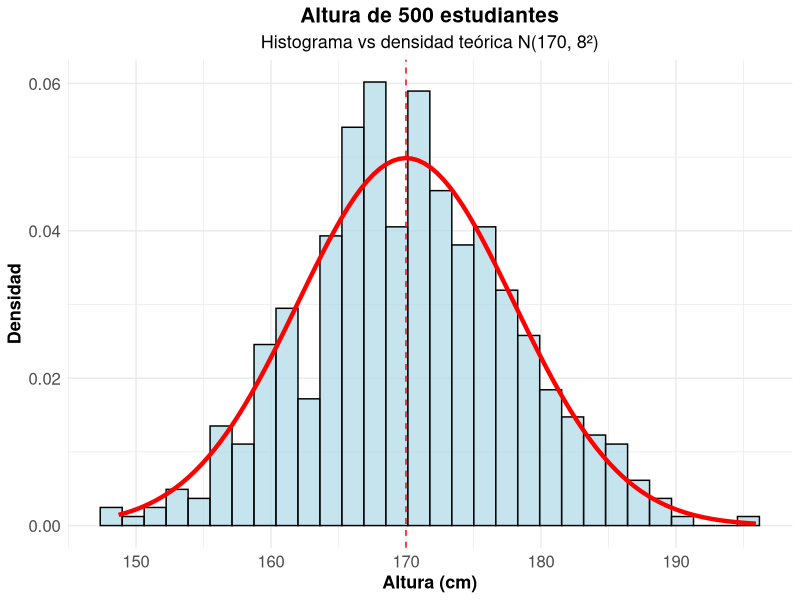
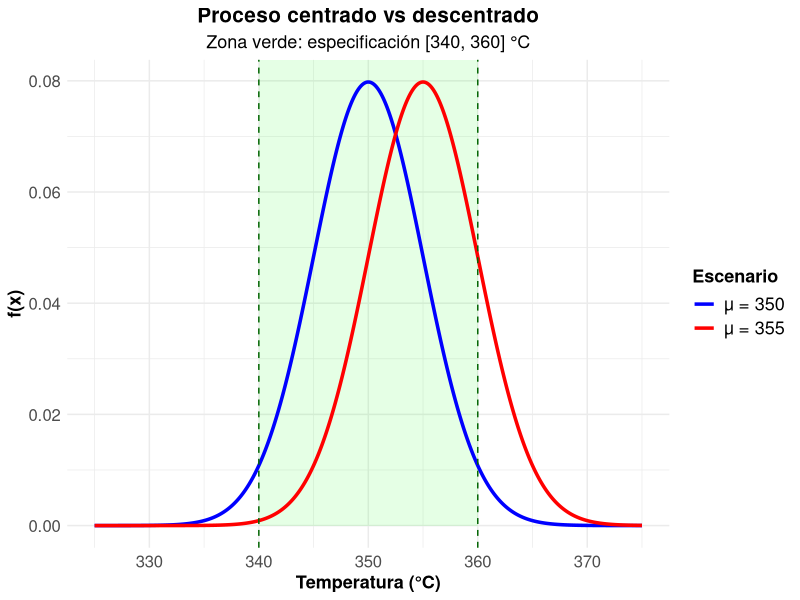
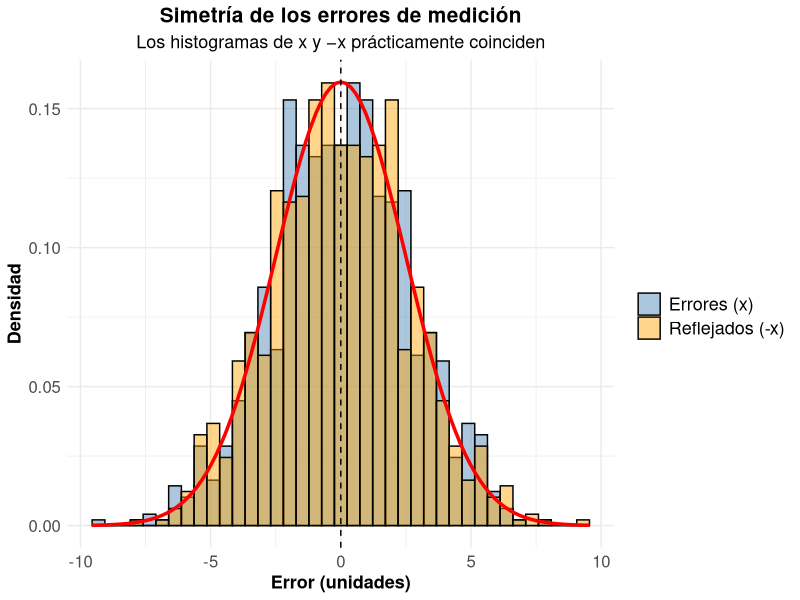
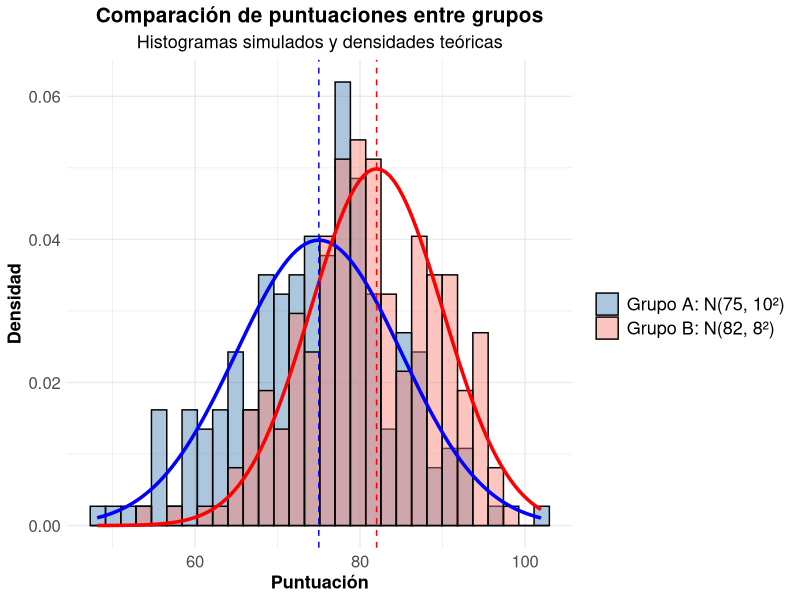
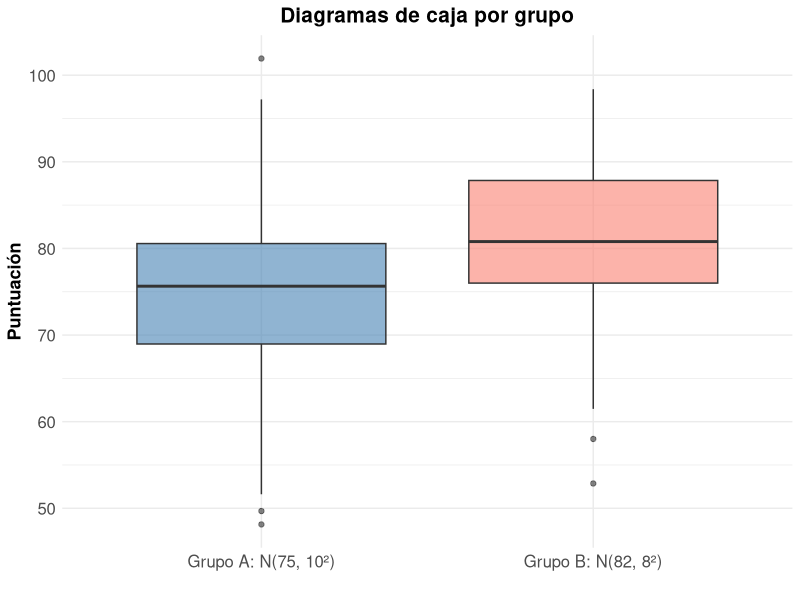

Here is the R script that generated these plots, in order:
## ---- chunk 1
library(ggplot2)
library(dplyr)
library(knitr)
library(kableExtra)

# Tema común para todas las gráficas
tema <- theme_minimal() +
  theme(
    legend.title = element_text(size = 13, face = "bold"),
    legend.text  = element_text(size = 13),
    plot.title   = element_text(size = 15, face = "bold", hjust = 0.5),
    plot.subtitle = element_text(size = 13, hjust = 0.5),
    axis.text  = element_text(size = 12),
    axis.title = element_text(face = "bold", size = 13)
  )
## ---- chunk 2
mu1 <- 170
sigma1 <- 8
set.seed(123)
alturas <- rnorm(500, mean = mu1, sd = sigma1)
head(round(alturas, 2))
## ---- chunk 3
tabla1 <- data.frame(
  "Estadístico" = c("Media", "Mediana", "Desviación estándar"),
  "Muestral" = c(mean(alturas), median(alturas), sd(alturas)),
  "Teórico" = c(mu1, mu1, sigma1),
  check.names = FALSE
)
kable(tabla1, digits = 3, caption = "Estadísticos muestrales vs teóricos") %>%
  kable_styling(bootstrap_options = c("striped", "hover", "condensed"))
## ---- chunk 4
p180_teo <- 1 - pnorm(180, mu1, sigma1)
p180_obs <- mean(alturas > 180)
cat("Teórico:  ", round(p180_teo * 100, 2), "%\n")
cat("Muestral: ", round(p180_obs * 100, 2), "%\n")
## ---- chunk 5
q25_teo <- qnorm(0.25, mu1, sigma1)
q25_obs <- quantile(alturas, 0.25)
cat("Percentil 25 teórico: ", round(q25_teo, 2), "cm\n")
cat("Percentil 25 muestral:", round(q25_obs, 2), "cm\n")
## ---- chunk 6
#| fig-align: center
ggplot(data.frame(x = alturas), aes(x = x)) +
  geom_histogram(aes(y = after_stat(density)), bins = 30,
                 fill = "lightblue", color = "black", alpha = 0.7) +
  stat_function(fun = dnorm, args = list(mean = mu1, sd = sigma1),
                color = "red", linewidth = 1.5) +
  geom_vline(xintercept = mu1, color = "red", linetype = "dashed") +
  labs(title = "Altura de 500 estudiantes",
       subtitle = "Histograma vs densidad teórica N(170, 8²)",
       x = "Altura (cm)", y = "Densidad") +
  tema
## ---- chunk 7
mu2 <- 350
sigma2 <- 5
LI <- 340
LS <- 360
set.seed(456)
temperaturas <- rnorm(1000, mean = mu2, sd = sigma2)
summary(temperaturas)
## ---- chunk 8
fuera_teo <- pnorm(LI, mu2, sigma2) + (1 - pnorm(LS, mu2, sigma2))
fuera_obs <- mean(temperaturas < LI | temperaturas > LS)
cat("Fuera de especificación (teórico): ", round(fuera_teo * 100, 2), "%\n")
cat("Fuera de especificación (simulado):", round(fuera_obs * 100, 2), "%\n")
## ---- chunk 9
mu2_nuevo <- 355
fuera_nuevo <- pnorm(LI, mu2_nuevo, sigma2) + (1 - pnorm(LS, mu2_nuevo, sigma2))

comparacion2 <- data.frame(
  Escenario = c("μ = 350 (centrado)", "μ = 355 (descentrado)"),
  `P(X < 340)` = c(pnorm(LI, mu2, sigma2), pnorm(LI, mu2_nuevo, sigma2)),
  `P(X > 360)` = c(1 - pnorm(LS, mu2, sigma2), 1 - pnorm(LS, mu2_nuevo, sigma2)),
  `Fuera de espec.` = c(fuera_teo, fuera_nuevo),
  `Dentro de espec.` = c(1 - fuera_teo, 1 - fuera_nuevo),
  check.names = FALSE
)
kable(comparacion2, digits = 4, caption = "Efecto del descentrado del proceso") %>%
  kable_styling(bootstrap_options = c("striped", "hover", "condensed"))

# Visualización de ambos escenarios
x2 <- seq(325, 375, length.out = 1000)
df2 <- data.frame(
  x = rep(x2, 2),
  y = c(dnorm(x2, mu2, sigma2), dnorm(x2, mu2_nuevo, sigma2)),
  Escenario = rep(c("μ = 350", "μ = 355"), each = length(x2))
)
ggplot(df2, aes(x, y, color = Escenario)) +
  annotate("rect", xmin = LI, xmax = LS, ymin = 0, ymax = Inf,
           alpha = 0.1, fill = "green") +
  geom_line(linewidth = 1.2) +
  geom_vline(xintercept = c(LI, LS), linetype = "dashed", color = "darkgreen") +
  scale_color_manual(values = c("blue", "red")) +
  labs(title = "Proceso centrado vs descentrado",
       subtitle = "Zona verde: especificación [340, 360] °C",
       x = "Temperatura (°C)", y = "f(x)") +
  tema
## ---- chunk 10
z_req <- qnorm(0.9995)
sigma_req <- 10 / z_req
cat("z requerido:", round(z_req, 4), "\n")
cat("σ máxima:   ", round(sigma_req, 4), "°C\n")
# Comprobación
cat("Comprobación P(340 ≤ X ≤ 360):",
    round(pnorm(LS, mu2, sigma_req) - pnorm(LI, mu2, sigma_req), 4), "\n")
## ---- chunk 11
mu3 <- 50000
sigma3 <- 12000
set.seed(789)
ventas <- rnorm(24, mean = mu3, sd = sigma3)
data.frame(Mes = 1:24, Ventas = round(ventas, 0)) %>%
  kable(caption = "Ventas simuladas (pesos)") %>%
  kable_styling(bootstrap_options = c("striped", "hover", "condensed")) %>%
  scroll_box(height = "300px")
## ---- chunk 12
p60 <- 1 - pnorm(60000, mu3, sigma3)
cat("P(X > 60,000) =", round(p60, 4), "\n")
cat("Proporción en la simulación:", round(mean(ventas > 60000), 4), "\n")
## ---- chunk 13
p30 <- pnorm(30000, mu3, sigma3)
meses_esperados <- 24 * p30
cat("P(X < 30,000) =", round(p30, 4), "\n")
cat("Meses esperados en 24 meses:", round(meses_esperados, 2), "\n")
cat("Meses observados en la simulación:", sum(ventas < 30000), "\n")
## ---- chunk 14
ric_teo <- qnorm(0.75, mu3, sigma3) - qnorm(0.25, mu3, sigma3)
ric_obs <- IQR(ventas)
cat("Q1 teórico:", round(qnorm(0.25, mu3, sigma3), 2),
    " | Q3 teórico:", round(qnorm(0.75, mu3, sigma3), 2), "\n")
cat("RIC teórico: ", round(ric_teo, 2), "pesos\n")
cat("RIC muestral:", round(ric_obs, 2), "pesos\n")
## ---- chunk 15
p_meta <- 1 - pnorm(45000, mu3, sigma3)
cat("Teórico:  ", round(p_meta * 100, 2), "%\n")
cat("Simulado: ", round(mean(ventas > 45000) * 100, 2), "%\n")
## ---- chunk 16
mu4 <- 1200
sigma4 <- 150
set.seed(1011)
baterias <- rnorm(800, mean = mu4, sd = sigma4)
summary(baterias)
## ---- chunk 17
garantia <- qnorm(0.05, mu4, sigma4)
cat("Garantía:", round(garantia, 2), "horas\n")
cat("Proporción simulada que supera la garantía:",
    round(mean(baterias > garantia), 4), "\n")
## ---- chunk 18
p_falla <- pnorm(900, mu4, sigma4)
fallas_esperadas <- 10000 * p_falla
cat("P(X < 900) =", round(p_falla, 5), "\n")
cat("Fallas esperadas:", round(fallas_esperadas, 0), "baterías\n")
## ---- chunk 19
tabla4 <- data.frame(
  "Medida" = c("Media", "Mediana"),
  "Simulada" = c(mean(baterias), median(baterias)),
  "Teórica" = c(mu4, mu4),
  check.names = FALSE
)
tabla4$`Error %` <- abs(tabla4[["Simulada"]] - tabla4[["Teórica"]]) / tabla4[["Teórica"]] * 100
kable(tabla4, digits = 3, caption = "Comparación simulación vs teoría") %>%
  kable_styling(bootstrap_options = c("striped", "hover", "condensed"))
## ---- chunk 20
p10_teo <- qnorm(0.10, mu4, sigma4)
cat("Percentil 10 teórico: ", round(p10_teo, 2), "horas\n")
cat("Percentil 10 muestral:", round(quantile(baterias, 0.10), 2), "horas\n")
## ---- chunk 21
mu5 <- 0
sigma5 <- 2.5
set.seed(1213)
errores <- rnorm(1000, mean = mu5, sd = sigma5)
summary(errores)
## ---- chunk 22
p_5 <- pnorm(5, mu5, sigma5) - pnorm(-5, mu5, sigma5)
cat("Teórico:  ", round(p_5 * 100, 2), "%\n")
cat("Simulado: ", round(mean(errores > -5 & errores < 5) * 100, 2), "%\n")
## ---- chunk 23
p_6 <- 2 * (1 - pnorm(6, mu5, sigma5))
cat("Teórico:  ", round(p_6, 4), "\n")
cat("Simulado: ", round(mean(abs(errores) > 6), 4), "\n")
## ---- chunk 24
p_3 <- pnorm(3, mu5, sigma5) - pnorm(-3, mu5, sigma5)
cat("Teórico:  ", round(p_3 * 100, 2), "%\n")
cat("Simulado: ", round(mean(abs(errores) <= 3) * 100, 2), "%\n")
## ---- chunk 25
#| fig-align: center
# Coeficiente de asimetría (fórmula de momentos)
asimetria <- function(x) mean((x - mean(x))^3) / (mean((x - mean(x))^2))^(3/2)

tabla5 <- data.frame(
  "Criterio" = c("Media", "Mediana", "Coef. de asimetría",
               "P(X < 0)", "P(X > 0)",
               "P(X < -3)", "P(X > 3)"),
  "Simulado" = c(mean(errores), median(errores), asimetria(errores),
               mean(errores < 0), mean(errores > 0),
               mean(errores < -3), mean(errores > 3)),
  "Teórico" = c(0, 0, 0, 0.5, 0.5,
              pnorm(-3, 0, sigma5), 1 - pnorm(3, 0, sigma5)),
  check.names = FALSE
)
kable(tabla5, digits = 4, caption = "Verificación de simetría alrededor de 0") %>%
  kable_styling(bootstrap_options = c("striped", "hover", "condensed"))

# Histograma de los errores y su reflejo (-x): si es simétrica, se superponen
df5 <- data.frame(
  valor = c(errores, -errores),
  Serie = rep(c("Errores (x)", "Reflejados (-x)"), each = length(errores))
)
ggplot(df5, aes(x = valor, fill = Serie)) +
  geom_histogram(aes(y = after_stat(density)), bins = 40,
                 position = "identity", alpha = 0.45, color = "black") +
  stat_function(fun = dnorm, args = list(mean = 0, sd = sigma5),
                color = "red", linewidth = 1.2, inherit.aes = FALSE) +
  geom_vline(xintercept = 0, linetype = "dashed") +
  scale_fill_manual(values = c("steelblue", "orange")) +
  labs(title = "Simetría de los errores de medición",
       subtitle = "Los histogramas de x y −x prácticamente coinciden",
       x = "Error (unidades)", y = "Densidad", fill = "") +
  tema
## ---- chunk 26
muA <- 75; sigmaA <- 10
muB <- 82; sigmaB <- 8
set.seed(1415)
grupoA <- rnorm(200, muA, sigmaA)
grupoB <- rnorm(200, muB, sigmaB)

data.frame(
  Grupo = c("A", "B"),
  Media = c(mean(grupoA), mean(grupoB)),
  Mediana = c(median(grupoA), median(grupoB)),
  DE = c(sd(grupoA), sd(grupoB))
) %>%
  kable(digits = 3, caption = "Resumen de las muestras simuladas") %>%
  kable_styling(bootstrap_options = c("striped", "hover", "condensed"))
## ---- chunk 27
pA82 <- 1 - pnorm(muB, muA, sigmaA)
cat("Teórico:  ", round(pA82 * 100, 2), "%\n")
cat("Simulado: ", round(mean(grupoA > muB) * 100, 2), "%\n")
## ---- chunk 28
pB70 <- pnorm(70, muB, sigmaB)
cat("P(X_B < 70) teórico: ", round(pB70, 4), "\n")
cat("Proporción simulada: ", round(mean(grupoB < 70), 4), "\n")
## ---- chunk 29
#| fig-align: center
df6 <- data.frame(
  puntaje = c(grupoA, grupoB),
  Grupo = rep(c("Grupo A: N(75, 10²)", "Grupo B: N(82, 8²)"), each = 200)
)

ggplot(df6, aes(x = puntaje, fill = Grupo)) +
  geom_histogram(aes(y = after_stat(density)), bins = 30,
                 position = "identity", alpha = 0.45, color = "black") +
  stat_function(fun = dnorm, args = list(mean = muA, sd = sigmaA),
                color = "blue", linewidth = 1.2, inherit.aes = FALSE) +
  stat_function(fun = dnorm, args = list(mean = muB, sd = sigmaB),
                color = "red", linewidth = 1.2, inherit.aes = FALSE) +
  geom_vline(xintercept = c(muA, muB), linetype = "dashed",
             color = c("blue", "red")) +
  scale_fill_manual(values = c("steelblue", "salmon")) +
  labs(title = "Comparación de puntuaciones entre grupos",
       subtitle = "Histogramas simulados y densidades teóricas",
       x = "Puntuación", y = "Densidad", fill = "") +
  tema

ggplot(df6, aes(x = Grupo, y = puntaje, fill = Grupo)) +
  geom_boxplot(alpha = 0.6, show.legend = FALSE) +
  scale_fill_manual(values = c("steelblue", "salmon")) +
  labs(title = "Diagramas de caja por grupo", x = "", y = "Puntuación") +
  tema
## ---- chunk 30
data.frame(
  Grupo = c("A", "B"),
  `Percentil 90 teórico` = c(qnorm(0.90, muA, sigmaA), qnorm(0.90, muB, sigmaB)),
  `Percentil 90 simulado` = c(quantile(grupoA, 0.90), quantile(grupoB, 0.90)),
  check.names = FALSE
) %>%
  kable(digits = 2, caption = "Umbral del 10 % superior de cada grupo") %>%
  kable_styling(bootstrap_options = c("striped", "hover", "condensed"))
